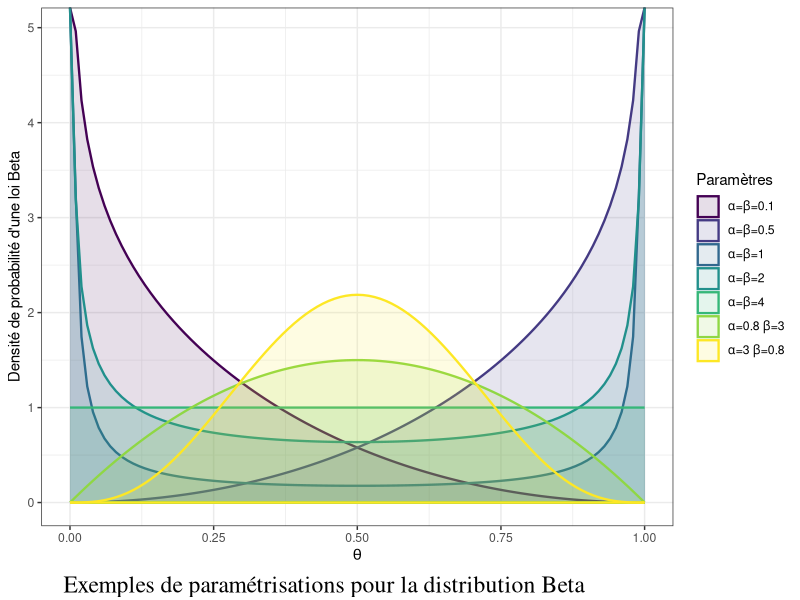
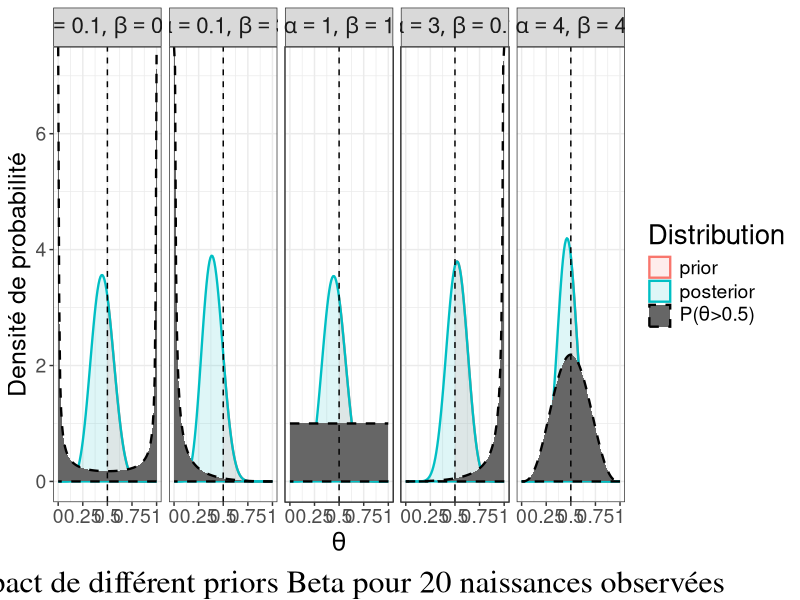

Generate these figures, in order, with R:
## ---- chunk 1
library(ggplot2)
library(viridis)
data <- rbind.data.frame(
  cbind.data.frame("value"=seq(0, 1, 0.01), "pdf"=dbeta(seq(0, 1, 0.01), 0.1,0.1), "param"="alpha=beta=0.1"),
  cbind.data.frame("value"=seq(0, 1, 0.01), "pdf"=dbeta(seq(0, 1, 0.01), 0.5,0.5), "param"="alpha=beta=0.5"),
  cbind.data.frame("value"=seq(0, 1, 0.01), "pdf"=dbeta(seq(0, 1, 0.01), 1,1), "param"="alpha=beta=1"),
  cbind.data.frame("value"=seq(0, 1, 0.01), "pdf"=dbeta(seq(0, 1, 0.01), 2,2), "param"="alpha=beta=2"),
  cbind.data.frame("value"=seq(0, 1, 0.01), "pdf"=dbeta(seq(0, 1, 0.01), 4,4), "param"="alpha=beta=4"),
  cbind.data.frame("value"=seq(0, 1, 0.01), "pdf"=dbeta(seq(0, 1, 0.01), 0.8, 3), "param"="alpha=0.8 beta=3"),
  cbind.data.frame("value"=seq(0, 1, 0.01), "pdf"=dbeta(seq(0, 1, 0.01), 3, 0.8), "param"="alpha=3 beta=0.8")
)
ggplot(data) + 
  geom_ribbon(aes(group=param, x=value, ymin=0, ymax=pdf, fill=param, col=param), alpha=0.13, size=0.8) + 
  theme_bw() + 
  ylab("Densité de probabilité d'une loi Beta") + 
  xlab(expression(theta)) + 
  guides(colour=guide_legend(title="Paramètres"), fill=guide_legend(title="Paramètres")) +
  labs(caption="Exemples de paramétrisations pour la distribution Beta") +
  theme(plot.caption = element_text(size=17, hjust=0.2, vjust=0, family="serif")) + 
  viridis::scale_colour_viridis(discrete = TRUE, labels = c(expression(paste(alpha,"=",beta,"=0.1")),
                                                            expression(paste(alpha,"=",beta,"=0.5")),
                                                            expression(paste(alpha,"=",beta,"=1")),
                                                            expression(paste(alpha,"=",beta,"=2")),
                                                            expression(paste(alpha,"=",beta,"=4")),
                                                            expression(paste(alpha,"=0.8 ",beta,"=3")),
                                                            expression(paste(alpha,"=3 ",beta,"=0.8"))
  )) + 
  viridis::scale_fill_viridis(discrete = TRUE, labels = c(expression(paste(alpha,"=",beta,"=0.1")),
                                                          expression(paste(alpha,"=",beta,"=0.5")),
                                                          expression(paste(alpha,"=",beta,"=1")),
                                                          expression(paste(alpha,"=",beta,"=2")),
                                                          expression(paste(alpha,"=",beta,"=4")),
                                                          expression(paste(alpha,"=0.8 ",beta,"=3")),
                                                          expression(paste(alpha,"=3 ",beta,"=0.8"))
  ))
## ---- chunk 2
library(ggplot2)
gg_color_hue <- function(n) {
  hues = seq(15, 375, length = n + 1)
  hcl(h = hues, l = 65, c = 100)[1:n]
}

# data2plot <- rbind.data.frame(cbind.data.frame("value"=seq(0,1, 0.01), "pdf"=dunif(seq(0,1, 0.01), 0, 1), "distrib"="prior"),
#                          cbind.data.frame("value"=seq(0,1, 0.01), "pdf"=dbeta(seq(0,1, 0.01), 23, 27), "distrib"="posterior")
#                          )
# ggplot(data2plot) + geom_ribbon(aes(x=value, ymin=0, ymax=pdf, col=distrib, fill=distrib, group=distrib), alpha=0.13, size=0.8) + theme_bw() + ylab("Densité de probabilité") + xlab("y") + guides(colour=guide_legend(title="Distribution"), fill=guide_legend(title="Distribution"))+ggtitle("Exemple historique avec un*prior* uniforme")

data2plot <- rbind.data.frame(cbind.data.frame("value"=seq(0,1, 0.01), "pdf"=dunif(seq(0,1, 0.01), 0, 1), "distrib"="prior", "alpha"=1, "beta"=1),
                         cbind.data.frame("value"=seq(0,1, 0.01), "pdf"=dbeta(seq(0,1, 0.01), 9, 11), "distrib"="posterior", "alpha"=1, "beta"=1),
                         cbind.data.frame("value"=seq(0.5,1, 0.01), "pdf"=dbeta(seq(0.5,1, 0.01), 9, 11), "distrib"="P(theta>0.5)", "alpha"=1, "beta"=1),
                         cbind.data.frame("value"=seq(0,1, 0.01), "pdf"=dbeta(seq(0,1, 0.01), 0.1, 0.1), "distrib"="prior", "alpha"=0.1, "beta"=0.1),
                         cbind.data.frame("value"=seq(0,1, 0.01), "pdf"=dbeta(seq(0,1, 0.01), 9+0.1, 11+0.1), "distrib"="posterior", "alpha"=0.1, "beta"=0.1),
                         cbind.data.frame("value"=seq(0.5,1, 0.01), "pdf"=dbeta(seq(0.5,1, 0.01), 9+0.1, 11+0.1), "distrib"="P(theta>0.5)", "alpha"=0.1, "beta"=0.1),
                         cbind.data.frame("value"=seq(0,1, 0.01), "pdf"=dbeta(seq(0,1, 0.01), 4, 4), "distrib"="prior", "alpha"=4, "beta"=4),
                         cbind.data.frame("value"=seq(0,1, 0.01), "pdf"=dbeta(seq(0,1, 0.01), 9+4, 11+4), "distrib"="posterior", "alpha"=4, "beta"=4),
                         cbind.data.frame("value"=seq(0.5,1, 0.01), "pdf"=dbeta(seq(0.5,1, 0.01), 9+4, 11+4), "distrib"="P(theta>0.5)", "alpha"=4, "beta"=4),
                         cbind.data.frame("value"=seq(0,1, 0.01), "pdf"=dbeta(seq(0,1, 0.01), 3, 0.1), "distrib"="prior", "alpha"=3, "beta"=0.1),
                         cbind.data.frame("value"=seq(0,1, 0.01), "pdf"=dbeta(seq(0,1, 0.01), 9+3, 11+0.1), "distrib"="posterior", "alpha"=3, "beta"=0.1),
                         cbind.data.frame("value"=seq(0.5,1, 0.01), "pdf"=dbeta(seq(0.5,1, 0.01), 9+3, 11+0.1), "distrib"="P(theta>0.5)", "alpha"=3, "beta"=0.1),
                         cbind.data.frame("value"=seq(0,1, 0.01), "pdf"=dbeta(seq(0,1, 0.01), 0.1, 3), "distrib"="prior", "alpha"=0.1, "beta"=3),
                         cbind.data.frame("value"=seq(0,1, 0.01), "pdf"=dbeta(seq(0,1, 0.01), 9+0.1, 11+3), "distrib"="posterior", "alpha"=0.1, "beta"=3),
                         cbind.data.frame("value"=seq(0.5,1, 0.01), "pdf"=dbeta(seq(0.5,1, 0.01), 9+0.1, 11+3), "distrib"="P(theta>0.5)", "alpha"=0.1, "beta"=3)
                         )
ggplot(data2plot) + 
  geom_ribbon(aes(x=value, ymin=0, ymax=pdf, col=distrib, fill=distrib, 
                  group=distrib, alpha=distrib, linetype=distrib), size=0.8) + 
  theme_bw() + 
  ylab("Densité de probabilité") + 
  xlab(expression(theta)) + 
  scale_color_manual(values=c(gg_color_hue(2)[1], gg_color_hue(2)[2], "black"), 
                     labels=c("prior", "posterior", expression(paste("P(", theta, ">0.5)")))) + 
  scale_fill_manual(values=c(gg_color_hue(2)[1], gg_color_hue(2)[2], "grey40"), 
                    labels=c("prior", "posterior", expression(paste("P(", theta, ">0.5)")))) + 
  scale_alpha_manual(values=c(0.13,0.13,1), 
                     labels=c("prior", "posterior", expression(paste("P(", theta, ">0.5)")))) + 
  scale_linetype_manual(values=c(1, 1, 2), 
                        labels=c("prior", "posterior", expression(paste("P(", theta, ">0.5)")))) + 
  guides(colour=guide_legend(title="Distribution"), 
         fill=guide_legend(title="Distribution"), 
         alpha=guide_legend(title="Distribution"), 
         linetype=guide_legend(title="Distribution")) + 
  labs(caption="Impact de différent priors Beta pour 20 naissances observées") + 
  geom_vline(aes(xintercept = 0.5), linetype=2)+
  facet_wrap(~alpha + beta, ncol=5, labeller = label_bquote(list(alpha==.(alpha), beta==.(beta)))) +
  theme(axis.title = element_text(size=18), legend.text = element_text(size=14), 
        legend.title = element_text(size=20), strip.text = element_text(size=16), 
        axis.text = element_text(size=14), 
        plot.caption = element_text(size=23, hjust=0.5, vjust=0, family="serif")) + 
  scale_x_continuous(breaks=c(0, 0.25, 0.5, 0.75, 1), labels = c("0", "0.25", "0.5", "0.75", "1"))
